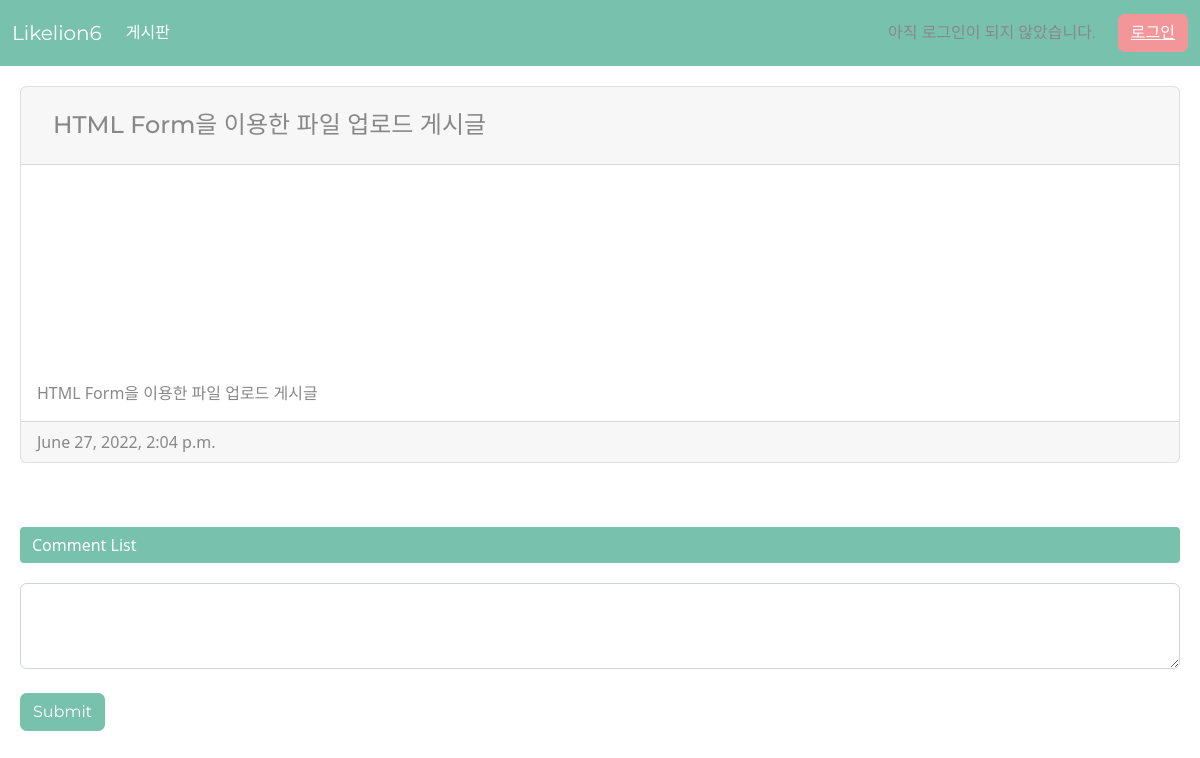
The app's page /detail/11, older data.
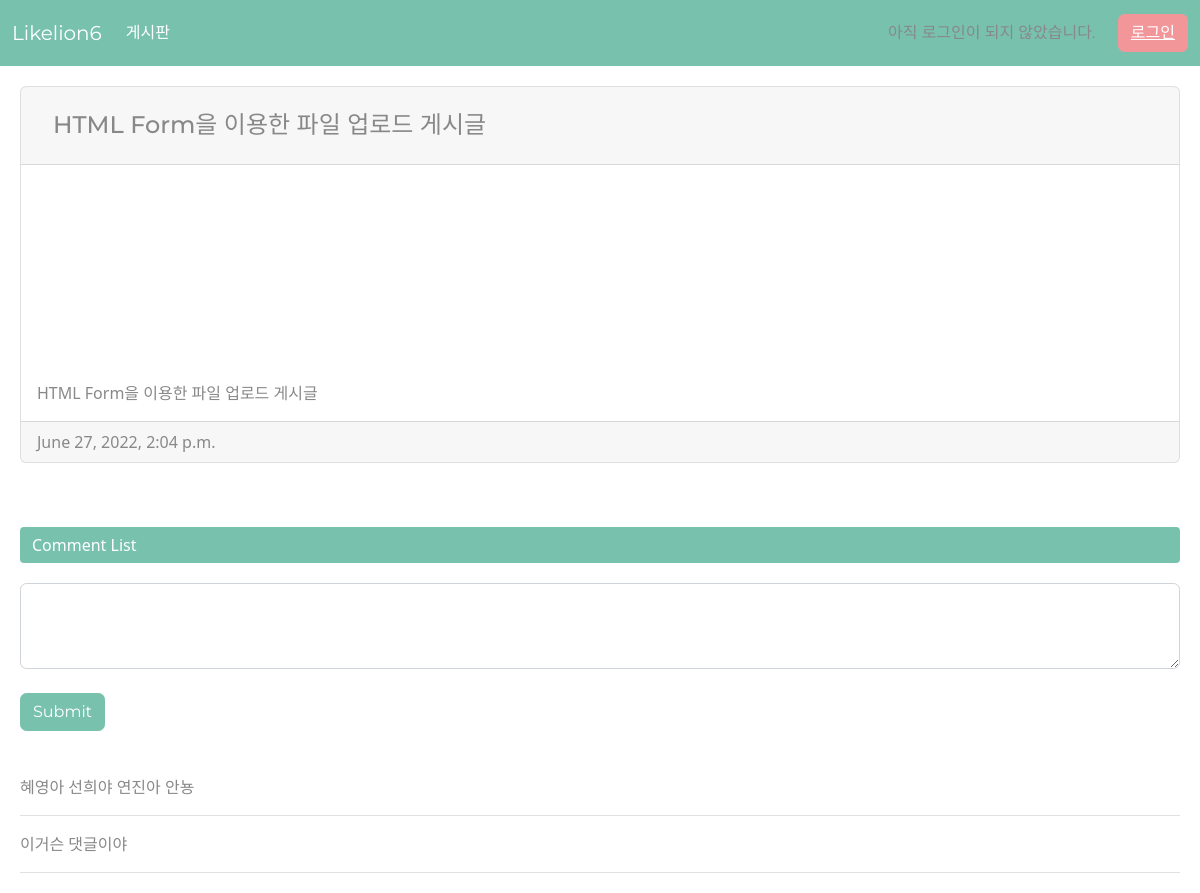
The same page, newer data.
### board/models.py (models this page shows, shortened)
class Board(models.Model):
    title = models.CharField(max_length=100, null = False)
    content = models.TextField()
    date = models.DateTimeField(auto_now_add=True)
    photo = models.ImageField(null = True, blank=True, upload_to = 'board_photo')

class Comment(models.Model):
    comment = models.CharField(max_length=200 , null=False)
    date = models.DateTimeField(auto_now_add=True)
    post = models.ForeignKey(Board, on_delete=models.CASCADE)
    def __str__(self):
        return self.comment

### board/views.py (the view)
# urls.py: path('detail/<int:board_id>', views.detail, name='detail'),
def detail(request, board_id):
    board_detail = get_object_or_404(Board, pk=board_id)
    return render(request, 'detail.html', {'board_detail': board_detail})

### board/templates/detail.html (shortened to what this page needs)
{% load static %}
<!DOCTYPE html>
<html lang="en">
  <head>
    <link
      rel="stylesheet"
      type="text/css"
      href="{% static 'css/bootstrap.min.css' %}"
    />
  </head>
  <body>
    <nav class="navbar navbar-expand-lg navbar-dark bg-primary">
      <div class="container-fluid">
        <a class="navbar-brand" href="{% url 'home' %}">Likelion6</a>
        <div class="collapse navbar-collapse" id="navbarColor01">
          <ul class="navbar-nav me-auto">
            <li class="nav-item">
              <a class="nav-link active" href="{% url 'home' %}">게시판 </a>
            </li>
          </ul>
          <form class="d-flex btn-box">
            {% if user.is_authenticated %}
            <p>안녕하세요, {{ user.username }}님</p>
            <div style="float: right">
              <button type="submit" class="btn btn-secondary">
                <a href="{% url 'logout' %}" style="color: white">로그아웃</a>
              </button>
            </div>
            {% else %}
            <p>아직 로그인이 되지 않았습니다.</p>
            <div style="float: right">
              <button type="submit" class="btn btn-secondary">
                <a href="{% url 'login' %}" style="color: white">로그인</a>
              </button>
            </div>
            {% endif %}
          </form>
        </div>
      </div>
    </nav>
    <form style="margin: 20px">
      <div class="card mb-3">
        <h4 class="card-header">
          <div class="card-body">{{ board_detail.title }}</div>
        </h4>
        {% if board_detail.photo %}
        <div style="height: 200px">
        </div>
        {% endif %}
        <div class="card-body">
          <p class="card-text">{{ board_detail.content }}</p>
        </div>
        <div class="card-footer text-muted">{{ board_detail.date }}</div>
      </div>
    </form>
    <br />
    <ol class="breadcrumb" style="margin: 20px">
      <li class="breadcrumb-item active">Comment List</li>
    </ol>
    <form
      method="POST"
      action="{% url 'create_comment' board_detail.id %}"
      style="margin: 20px"
    >
      <div class="form-group">
        <textarea
          name="comment"
          class="form-control"
          id="exampleTextarea"
          rows="3"
        ></textarea>
      </div>
      <br />
      <button type="submit" class="btn btn-primary">Submit</button>
    </form>
    <form style="margin: 20px">
      <br />
      {% for comment in board_detail.comment_set.all %}
      <p>{{ comment }}</p>
      <hr />
      {% endfor %}
    </form>
  </body>
</html>

### board/templates/detail.html (style rules this page uses)
.btn-box { width: 300px; height: 50px; display: flex; align-items: center; justify-content: space-between; }
.btn-box > p { margin-bottom: 0; }

Row changes from the older to the newer data that the page shows:
added Comment: comment "혜영아 선희야 연진아 안뇽"
added Comment: comment "이거슨 댓글이야"
